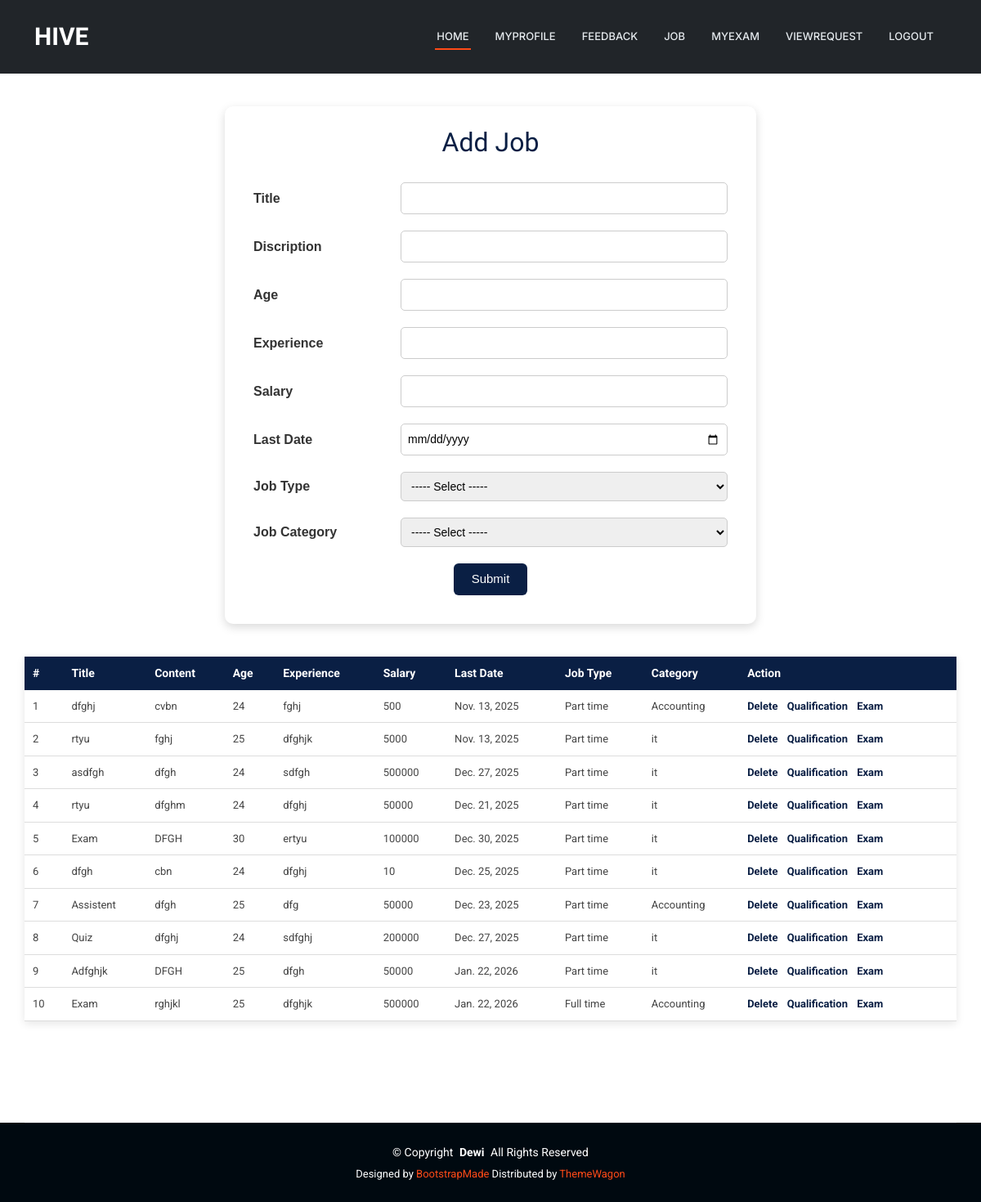
Page /JobProvider/Job/ (signed in) on the committed database.
### JobProvider/models.py (models this page shows)
class tbl_job(models.Model):
    job_title=models.CharField(max_length=50)
    job_content=models.CharField(max_length=50)
    job_requriedage=models.CharField(max_length=50)
    job_experience=models.CharField(max_length=50)
    job_salary=models.CharField(max_length=50)
    job_lastdate=models.DateField()
    job_date=models.DateField(auto_now_add=True)
    job_status=models.IntegerField(default=0)
    jobprovider_id=models.ForeignKey(tbl_jobprovider,on_delete=models.CASCADE)
    jobcategory_id=models.ForeignKey(tbl_jobcategory,on_delete=models.CASCADE)
    jobtype_id=models.ForeignKey(tbl_jobtype,on_delete=models.CASCADE)

### Admin/models.py (models this page shows)
class tbl_jobtype(models.Model):
    jobtype_name=models.CharField(max_length=50)

class tbl_jobcategory(models.Model):
    jobcategory_name=models.CharField(max_length=50)

### JobProvider/views.py (the view)
# urls.py: path('Job/',views.Job,name="Job"),
def Job(request):
    jobdata = tbl_job.objects.all()
    jobtypedata = tbl_jobtype.objects.all()
    jobcategorydata = tbl_jobcategory.objects.all()
    jobproviderId = tbl_jobprovider.objects.get(id=request.session['jid'])
    if request.method == "POST":
        title=request.POST.get("txt_title")
        content=request.POST.get("txt_content")
        age=request.POST.get("txt_age")
        experience=request.POST.get("txt_experience")
        salary=request.POST.get("txt_salary")
        lastdate=request.POST.get("txt_date")
        jobtype = tbl_jobtype.objects.get(id=request.POST.get("sel_jobtype"))
        jobcategory = tbl_jobcategory.objects.get(id=request.POST.get("sel_category"))
        tbl_job.objects.create(job_title=title,job_content=content,job_requriedage=age,job_experience=experience,job_salary=salary,job_lastdate=lastdate,jobcategory_id=jobcategory,jobtype_id=jobtype,jobprovider_id=jobproviderId)
        return render(request,'JobProvider/Job.html',{'msg':'Job Added Successfully...'})
    else:
        return render(request,'JobProvider/Job.html',{'jobcategorydata':jobcategorydata,'jobtypedata':jobtypedata,'jobdata':jobdata})

### JobProvider/Templates/JobProvider/Job.html (shortened to what this page needs)
{% extends 'JobProvider/Header.html' %}
{% block content %}
<head>
</head>
<div class="jp-job-wrapper">
    <div class="jp-job-card">
        <h2>Add Job</h2>
        <form action="" method="POST">
            <table class="jp-job-form-table">
                <tr>
                    <td>Title</td>
                    <td><input type="text" name="txt_title" class="jp-job-input"></td>
                </tr>
                <tr>
                    <td>Discription</td>
                    <td><input type="text" name="txt_content" class="jp-job-input"></td>
                </tr>
                <tr>
                    <td>Age</td>
                    <td><input type="text" name="txt_age" class="jp-job-input"></td>
                </tr>
                <tr>
                    <td>Experience</td>
                    <td><input type="text" name="txt_experience" class="jp-job-input"></td>
                </tr>
                <tr>
                    <td>Salary</td>
                    <td><input type="text" name="txt_salary" class="jp-job-input"></td>
                </tr>
                <tr>
                    <td>Last Date</td>
                    <td><input type="date" name="txt_date" class="jp-job-input"></td>
                </tr>
                <tr>
                    <td>Job Type</td>
                    <td>
                        <select name="sel_jobtype" class="jp-job-select">
                            <option value="">----- Select -----</option>
                        </select>
                    </td>
                </tr>
                <tr>
                    <td>Job Category</td>
                    <td>
                        <select name="sel_category" class="jp-job-select" required>
                            <option value="">----- Select -----</option>
                        </select>
                    </td>
                </tr>
                <tr>
                    <td colspan="2" align="center">
                        <input type="submit" value="Submit" class="jp-job-btn">
                    </td>
                </tr>
            </table>
        </form>
    </div>
</div>
<div class="jp-job-table-wrapper">
    <table class="jp-job-table">
        <tr>
            <th>#</th>
            <th>Title</th>
            <th>Content</th>
            <th>Age</th>
            <th>Experience</th>
            <th>Salary</th>
            <th>Last Date</th>
            <th>Job Type</th>
            <th>Category</th>
            <th>Action</th>
        </tr>
        {% for i in jobdata %}
        <tr>
            <td>{{ forloop.counter }}</td>
            <td>{{ i.job_title }}</td>
            <td>{{ i.job_content }}</td>
            <td>{{ i.job_requriedage }}</td>
            <td>{{ i.job_experience }}</td>
            <td>{{ i.job_salary }}</td>
            <td>{{ i.job_lastdate }}</td>
            <td>{{ i.jobtype_id.jobtype_name }}</td>
            <td>{{ i.jobcategory_id.jobcategory_name }}</td>
            <td class="jp-job-action">
                <a href="{% url 'JobProvider:DeleteJob' i.id %}">Delete</a>
                <a href="{% url 'JobProvider:JobQualification' i.id %}">Qualification</a>
                <a href="{% url 'JobProvider:examinationdetails' i.id %}">Exam</a>
            </td>
        </tr>
        {% endfor %}
    </table>
</div>
{% endblock %}

### Guest/static/Main/assets/css/main.css (style rules this page uses)
:root { --default-font: "Roboto", system-ui, -apple-system, "Segoe UI", Roboto, "Helvetica Neue", Arial, "Noto Sans", "Liberation Sans", sans-serif, "Apple Color Emoji", "Segoe UI Emoji", "Segoe UI Symbol", "Noto Color Emoji"; --heading-font: "Raleway", sans-serif; --nav-font: "Inter", sans-serif; }
:root { --background-color: #ffffff; --default-color: #444444; --heading-color: #273d4e; --accent-color: #ff4a17; --surface-color: #ffffff; --contrast-color: #ffffff; }
:root { --nav-color: #e5eaee; --nav-hover-color: #ff4a17; --nav-mobile-background-color: #ffffff; --nav-dropdown-background-color: #ffffff; --nav-dropdown-color: #444444; --nav-dropdown-hover-color: #ff4a17; }
:root { scroll-behavior: smooth; }
body { color: var(--default-color); background-color: var(--background-color); font-family: var(--default-font); }
a { color: var(--accent-color); text-decoration: none; transition: 0.3s; }
h1, h2, h3, h4, h5, h6 { color: var(--heading-color); font-family: var(--heading-font); }

### JobProvider/Templates/JobProvider/Job.html (style rules this page uses)
.jp-job-wrapper { width: 100%; display: flex; justify-content: center; margin-top: 30px; font-family: Arial, sans-serif; }
.jp-job-card { width: 650px; background-color: #ffffff; padding: 25px; border-radius: 10px; box-shadow: 0 4px 12px rgba(0,0,0,0.15); margin-bottom: 40px; }
.jp-job-card h2 { text-align: center; margin-bottom: 20px; color: #0a1f44; }
.jp-job-form-table { width: 100%; border-collapse: collapse; }
.jp-job-form-table td { padding: 10px; }
.jp-job-form-table td:first-child { width: 30%; font-weight: bold; color: #333; }
.jp-job-input, .jp-job-select { width: 100%; padding: 8px; border-radius: 5px; border: 1px solid #ccc; font-size: 14px; }
.jp-job-btn { background-color: #0a1f44; color: #fff; border: none; padding: 8px 22px; border-radius: 6px; cursor: pointer; font-size: 15px; transition: background-color 0.3s ease; }
.jp-job-table-wrapper { width: 95%; margin: auto; }
.jp-job-table { width: 100%; border-collapse: collapse; background-color: #ffffff; box-shadow: 0 3px 10px rgba(0,0,0,0.1); }
.jp-job-table th { background-color: #0a1f44; color: white; padding: 10px; font-size: 14px; }
.jp-job-table td { padding: 10px; border-bottom: 1px solid #ddd; font-size: 13px; vertical-align: top; }
.jp-job-action a { display: inline-block; text-decoration: none; color: #0a1f44; font-weight: bold; margin-right: 8px; font-size: 13px; }

### rows in the picture
tbl_job: job_title "dfghj", job_content "cvbn", job_requriedage "24", job_experience "fghj", job_salary "500", job_lastdate "Nov. 13, 2025", jobtype_id.jobtype_name "Part time", jobcategory_id.jobcategory_name "Accounting"
tbl_job: job_title "rtyu", job_content "fghj", job_requriedage "25", job_experience "dfghjk", job_salary "5000", job_lastdate "Nov. 13, 2025", jobtype_id.jobtype_name "Part time", jobcategory_id.jobcategory_name "it"
tbl_job: job_title "asdfgh", job_content "dfgh", job_requriedage "24", job_experience "sdfgh", job_salary "500000", job_lastdate "Dec. 27, 2025", jobtype_id.jobtype_name "Part time", jobcategory_id.jobcategory_name "it"
tbl_job: job_title "rtyu", job_content "dfghm", job_requriedage "24", job_experience "dfghj", job_salary "50000", job_lastdate "Dec. 21, 2025", jobtype_id.jobtype_name "Part time", jobcategory_id.jobcategory_name "it"
tbl_job: job_title "Exam", job_content "DFGH", job_requriedage "30", job_experience "ertyu", job_salary "100000", job_lastdate "Dec. 30, 2025", jobtype_id.jobtype_name "Part time", jobcategory_id.jobcategory_name "it"
tbl_job: job_title "dfgh", job_content "cbn", job_requriedage "24", job_experience "dfghj", job_salary "10", job_lastdate "Dec. 25, 2025", jobtype_id.jobtype_name "Part time", jobcategory_id.jobcategory_name "it"
tbl_job: job_title "Assistent", job_content "dfgh", job_requriedage "25", job_experience "dfg", job_salary "50000", job_lastdate "Dec. 23, 2025", jobtype_id.jobtype_name "Part time", jobcategory_id.jobcategory_name "Accounting"
tbl_job: job_title "Quiz", job_content "dfghj", job_requriedage "24", job_experience "sdfghj", job_salary "200000", job_lastdate "Dec. 27, 2025", jobtype_id.jobtype_name "Part time", jobcategory_id.jobcategory_name "it"
tbl_job: job_title "Adfghjk", job_content "DFGH", job_requriedage "25", job_experience "dfgh", job_salary "50000", job_lastdate "Jan. 22, 2026", jobtype_id.jobtype_name "Part time", jobcategory_id.jobcategory_name "it"
tbl_job: job_title "Exam", job_content "rghjkl", job_requriedage "25", job_experience "dfghjk", job_salary "500000", job_lastdate "Jan. 22, 2026", jobtype_id.jobtype_name "Full time", jobcategory_id.jobcategory_name "Accounting"
